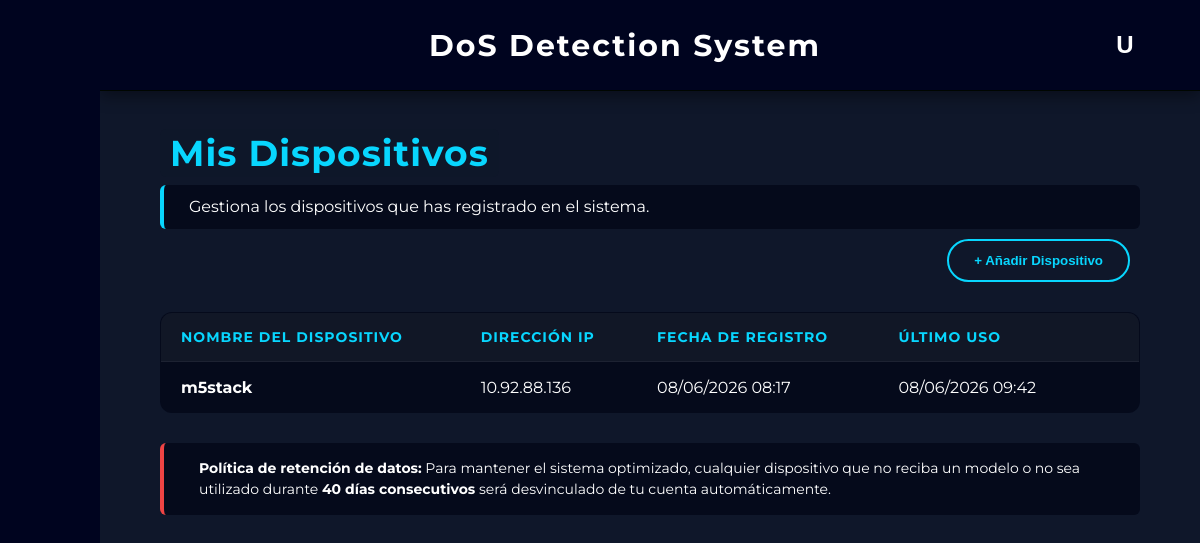
Screenshot of /dispositivos (signed in) with the database file from the repository.
### app/models.py (models this page shows)
class Dispositivo(db.Model):
    __tablename__ = 'dispositivos'
    id = db.Column(db.Integer, primary_key=True)
    nombre = db.Column(db.String(150), nullable=False)
    ip = db.Column(db.String(50), nullable=False)
    usuario_id = db.Column(db.Integer, db.ForeignKey('usuarios.id'), nullable=False)
    fecha_registro = db.Column(db.DateTime, default=datetime.now(pytz.timezone('Europe/Madrid')))
    fecha_ultimo_uso = db.Column(db.DateTime, default=datetime.now(pytz.timezone('Europe/Madrid')))
    usuario = db.relationship('User', backref=db.backref('dispositivos', cascade="all, delete-orphan", lazy=True))

### app/routes/pages/dispositivos.py (the view)
@dispositivos_bp.route("/dispositivos", methods=["GET"])
def index():
    if session.get('guest'):
        datos_invitado = session.get('guest_devices', [])
        dispositivos = [DispositivoInvitado(d['nombre'], d['ip'], d['fecha_registro']) for d in datos_invitado]
    else:
        user_id = session.get('user_id')
        if not user_id:
            return redirect(url_for('auth.login'))
        dispositivos = Dispositivo.query.filter_by(usuario_id=user_id).order_by(Dispositivo.fecha_registro.desc()).all()
    return render_template("dispositivos.html", dispositivos=dispositivos)

### app/templates/dispositivos.html (shortened to what this page needs)
{% extends "base.html" %}
{% block content %}
<div style="padding: 40px 60px;">
    <h2><span style="color: #08d6fe; background-color: #0f172ad3; padding: 2px 10px; border-radius: 6px; margin-bottom: 30px; font-size: 36px; letter-spacing: 1px;">Mis Dispositivos</span></h2>
    <div style="margin-top: 10px; margin-bottom: 10px; padding: 10px 10px; background: rgba(2, 6, 23, 0.726); border-left: 4px solid #08d6fe; border-radius: 6px; display: flex; align-items: center; gap: 15px;">
        <p style="color: white; font-size: 16px; margin: 0; line-height: 1.5;">
            Gestiona los dispositivos que has registrado en el sistema.
        </p>
    </div>
    <div class="table-header">
        <button class="action-btn" onclick="openDeviceModal()">+ Añadir Dispositivo</button>
    </div>
    <table class="glass-table">
        <thead>
            <tr>
                <th>Nombre del Dispositivo</th>
                <th>Dirección IP</th>
                <th>Fecha de Registro</th>
                <th>Último Uso</th>
                <th style="text-align: center;"> </th>
            </tr>
        </thead>
        <tbody>
            {% for dispositivo in dispositivos %}
            <tr>
                <td style="font-weight: bold;">{{ dispositivo.nombre }}</td>
                <td>{{ dispositivo.ip }}</td>
                <td>{{ dispositivo.fecha_registro.strftime('%d/%m/%Y %H:%M') }}</td>
                <td>{{ dispositivo.fecha_ultimo_uso.strftime('%d/%m/%Y %H:%M') }}</td>
                <td style="text-align: center;">
                    <form action="{{ url_for('dispositivos.delete', device_id=(dispositivo.id if not session.get('guest') else loop.index0)) }}"
                          method="POST"
                          onsubmit="confirmAction(event, this, '¿Quiere eliminar este dispositivo?');"
                          style="display: inline;">
                        <button type="submit" class="delete-btn" title="Eliminar Dispositivo">
                        </button>
                    </form>
                </td>
            </tr>
            {% else %}
            <tr>
                <td colspan="5" style="text-align: center; padding: 30px; opacity: 0.7;">No tienes ningún dispositivo registrado.</td>
            </tr>
            {% endfor %}
        </tbody>
    </table>
    <div style="margin-top: 30px; padding: 15px 20px; background: rgba(2, 6, 23, 0.726); border-left: 4px solid #ef4444; border-radius: 6px; display: flex; align-items: center; gap: 15px;">
        <p style="color: white; font-size: 14px; margin: 0; line-height: 1.5;">
            {% if session.get('guest') %}
                <strong>Sesión temporal:</strong> Estás utilizando una cuenta de invitado. Todos los dispositivos que registres serán <strong>eliminados permanentemente</strong> en el momento en que cierres la sesión.
            {% else %}
                <strong>Política de retención de datos:</strong> Para mantener el sistema optimizado, cualquier dispositivo que no reciba un modelo o no sea utilizado durante <strong>40 días consecutivos</strong> será desvinculado de tu cuenta automáticamente.
            {% endif %}
        </p>
    </div>
</div>
{% endblock %}

### app/static/css/style.css (style rules this page uses)
* { margin: 0; padding: 0; box-sizing: border-box; }
body { font-family: 'Montserrat'; background-color: #0f172a; color: #e5e7eb; }
button { background-color: #013d76; color: white; border: none; padding: 10px 15px; border-radius: 8px; cursor: pointer; margin-right: 10px; font-weight: bold; }
.body-home { background-image: url('../img/fondo.png'); background-size: cover; background-position: center; background-repeat: no-repeat; background-attachment: fixed; margin: 0; height: 100vh; }
.table-header { display: flex; justify-content: space-between; align-items: center; margin-bottom: 30px; color: #00041f; }
.action-btn { background-color: transparent; color: #08d6fe; border: 2px solid #08d6fe; padding: 12px 25px; border-radius: 50px; font-weight: bold; cursor: pointer; transition: all 0.3s ease; }
.glass-table { width: 100%; border-collapse: collapse; background-color: rgba(2, 6, 23, 0.726); border: 1px solid rgba(255, 255, 255, 0.1); border-radius: 12px; overflow: hidden; color: white; }
.glass-table th, .glass-table td { padding: 15px 20px; text-align: left; border-bottom: 1px solid rgba(255, 255, 255, 0.05); }
.glass-table th { background-color: rgba(255, 255, 255, 0.05); font-weight: bold; color: #08d6fe; text-transform: uppercase; font-size: 14px; letter-spacing: 1px; }
.delete-btn { background: transparent; border: none; color: #94a3b8; font-size: 18px; cursor: pointer; transition: all 0.2s ease; padding: 5px; margin: 0; }

### rows the page displays
Dispositivo: nombre "m5stack", ip "10.92.88.136", fecha_registro "08/06/2026 08:17", fecha_ultimo_uso "08/06/2026 09:42"

### other values shown
{{ session.get('username')[0] | upper }} "U"
